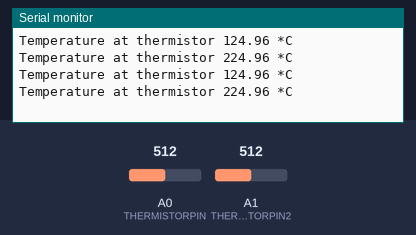
This sketch was run on a simulated Arduino Uno, built with avr-gcc and run on an emulated ATmega328P. Shown: the last lines printed to the serial monitor. Inputs (shaded band) come from the test bench; at power-on: A0 (THERMISTORPIN) = 512, A1 (THERMISTORPIN2) = 512.

Above: at 1.2 s.
1.3 s: A0 (THERMISTORPIN) set to 666
At 3.0 s:
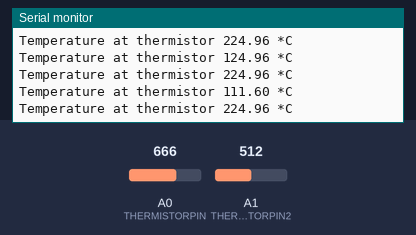
4.3 s: A0 (THERMISTORPIN) set to 694
At 6.2 s:
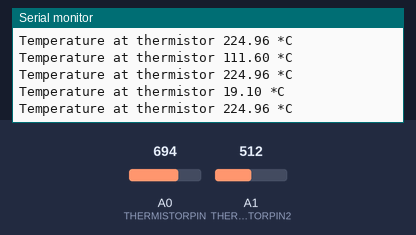
8.8 s: A0 (THERMISTORPIN) set to 862
At 10.0 s:
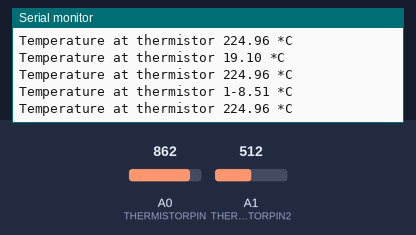
10.3 s: A0 (THERMISTORPIN) set to 892
At 11.5 s:
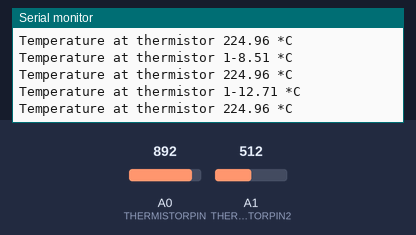
Timing chart, 0 to 12.8 s (numbered marks = the images above; inputs shaded):
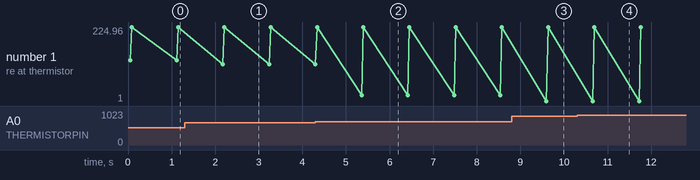

Measured:
- after the input at 1.3 s, the serial monitor: prints a new line after 0.87 s (image 1)
- after the input at 4.3 s, the serial monitor: prints a new line after 1.1 s (image 2)
- after the input at 8.8 s, the serial monitor: prints a new line after 0.80 s (image 3)
- after the input at 10.3 s, the serial monitor: prints a new line after 0.36 s (image 4)
- plotted number 1: 224.96 → 111.6 after the input at 1.3 s

The sketch:

lab2_thermistor_code.ino
```cpp
// thermistor on pin A0
#define THERMISTORPIN A0
//thermistor on pin A1
#define THERMISTORPIN2 A1
// resistance at 25 degrees C
#define THERMISTORNOMINAL 10000
// temp. for nominal resistance (almost always 25 C)
#define TEMPERATURENOMINAL 25
// how many samples to take and average, more takes longer
// but is more 'smooth'
#define NUMSAMPLES 5
// The beta coefficient of the thermistor (usually 3000-4000)
#define BCOEFFICIENT 3950
// the value of the 'other' resistor
#define SERIESRESISTOR 10000

int samples[NUMSAMPLES];
int samples2[NUMSAMPLES];

void setup(void) {
  Serial.begin(9600);
  analogReference(EXTERNAL);
}


//MEMS 1042  University of Pittsburgh
void loop(void) {
  uint8_t i;
  float average;
  float average2;

  // take N samples in a row, with a slight delay
  for (i=0; i< NUMSAMPLES; i++) {
   samples[i] = analogRead(THERMISTORPIN);
   samples2[i] = analogRead(THERMISTORPIN2);
   delay(10);
  }

  // average all the samples out
  average = 0;
  average2 = 0;
  for (i=0; i< NUMSAMPLES; i++) {
     average += samples[i];
     average2 += samples2[i];
  }
  average /= NUMSAMPLES;
  average2 /= NUMSAMPLES;


  // convert the value to resistance for thermistor 1
  average = 1023 / average - 1;
  average = SERIESRESISTOR / average;

  // convert the value to resistance for thermistor 2
  average2 = 1023 / average2 - 1;
  average2 = SERIESRESISTOR / average2;

  // temperature of thermistor 1
  float steinhart;
  steinhart = average / THERMISTORNOMINAL;     // (R/Ro)
  steinhart = log(steinhart);                  // ln(R/Ro)
  steinhart /= BCOEFFICIENT;                   // 1/B * ln(R/Ro)
  steinhart += 1.0 / (TEMPERATURENOMINAL + 273.15); // + (1/To)
  steinhart = 1.0 / steinhart;                 // Invert
  steinhart -= 273.15;                         // convert absolute temp to C

  // temperature of thermistor 2
  float steinhart2;
  steinhart2 = average2 / THERMISTORNOMINAL;     // (R/Ro)
  steinhart2 = log(steinhart2);                  // ln(R/Ro)
  steinhart2 /= BCOEFFICIENT;                   // 1/B * ln(R/Ro)
  steinhart2 += 1.0 / (TEMPERATURENOMINAL + 273.15); // + (1/To)
  steinhart2 = 1.0 / steinhart2;                 // Invert
  steinhart2 -= 273.15;                         // convert absolute temp to C

  Serial.print("Temperature at thermistor 1");
  Serial.print(steinhart);
  Serial.println(" *C");

  Serial.print("Temperature at thermistor 2");
  Serial.print(steinhart2);
  Serial.println(" *C");

  delay(1000);
}
```
